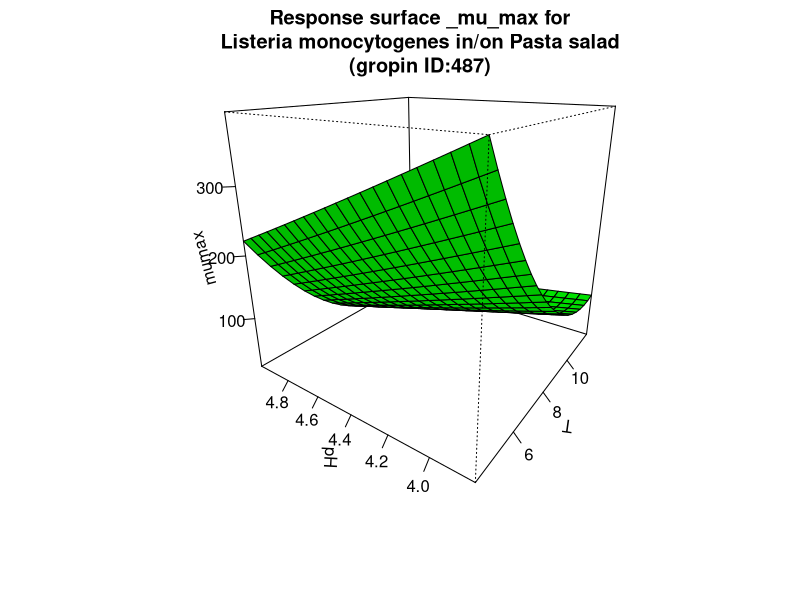

R code for this plot:
#############################
# start of Parameter script
#############################
T <- seq(4.004,11.988011988012,length.out=21)
pH <- seq(3.8038,4.995004995005,length.out=21)
#############################
# end of Parameter script
#############################
############################# 
# start of Model script Gropin ID 487 
#############################
 
# constant coefficients for this model
 
variables <- data.frame(T,pH)
argumentsPar <- unique.data.frame(expand.grid(variables))
 
# heart of the model
response_surface <- function(T,pH) {
   mumax <-1697.6-251.4*pH+6*(pH^2)-180.4*T+5.8*(T^2)+13*(T*pH)

	return(mumax=mumax)
} 

# output parameters
responseSurface <- cbind(argumentsPar,response_surface(argumentsPar['T'],argumentsPar['pH']))
colnames(responseSurface) <- c(colnames(argumentsPar),'mumax')
#############################
# End of Model script
#############################
############################# 
# start of Visualisation script Gropin ID 487 
#############################
titleText <-'Response surface _mu_max for
Listeria monocytogenes in/on Pasta salad
(gropin ID:487)'
persp(T,pH,matrix(unlist(responseSurface$'mumax'),nrow=21),col = 'green',xlab='T',ylab='pH',zlab='mumax',main=titleText,theta=305,phi=20,shade=0.25,ticktype = 'detailed')
#############################
# End of Visualisation script
#############################
